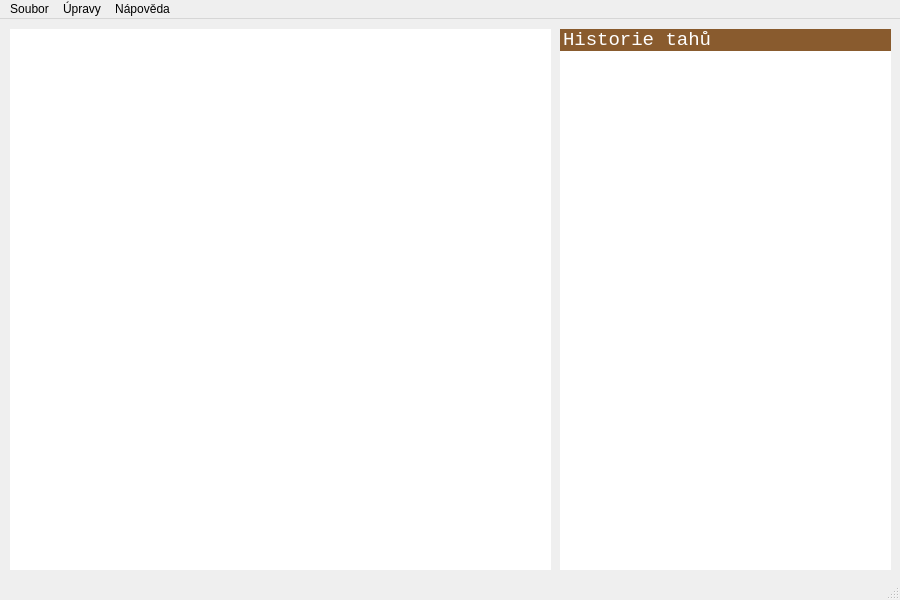
<?xml version="1.0" encoding="UTF-8"?>
<ui version="4.0">
 <class>MainWindow</class>
 <widget class="QMainWindow" name="MainWindow">
  <property name="windowModality">
   <enum>Qt::NonModal</enum>
  </property>
  <property name="geometry">
   <rect>
    <x>0</x>
    <y>0</y>
    <width>900</width>
    <height>600</height>
   </rect>
  </property>
  <property name="minimumSize">
   <size>
    <width>900</width>
    <height>600</height>
   </size>
  </property>
  <property name="maximumSize">
   <size>
    <width>900</width>
    <height>600</height>
   </size>
  </property>
  <property name="windowTitle">
   <string>Gotická Dáma</string>
  </property>
  <property name="windowIcon">
   <iconset>
    <normaloff>:/images/icons/window.ico</normaloff>:/images/icons/window.ico</iconset>
  </property>
  <property name="iconSize">
   <size>
    <width>32</width>
    <height>32</height>
   </size>
  </property>
  <widget class="QWidget" name="centralWidget">
   <widget class="QGraphicsView" name="graphicsView">
    <property name="geometry">
     <rect>
      <x>10</x>
      <y>10</y>
      <width>541</width>
      <height>541</height>
     </rect>
    </property>
    <property name="sizePolicy">
     <sizepolicy hsizetype="Fixed" vsizetype="Fixed">
      <horstretch>0</horstretch>
      <verstretch>0</verstretch>
     </sizepolicy>
    </property>
    <property name="maximumSize">
     <size>
      <width>541</width>
      <height>541</height>
     </size>
    </property>
    <property name="baseSize">
     <size>
      <width>541</width>
      <height>541</height>
     </size>
    </property>
    <property name="font">
     <font>
      <family>Segoe UI</family>
      <pointsize>11</pointsize>
     </font>
    </property>
    <property name="frameShape">
     <enum>QFrame::NoFrame</enum>
    </property>
    <property name="verticalScrollBarPolicy">
     <enum>Qt::ScrollBarAlwaysOff</enum>
    </property>
    <property name="horizontalScrollBarPolicy">
     <enum>Qt::ScrollBarAlwaysOff</enum>
    </property>
    <property name="dragMode">
     <enum>QGraphicsView::NoDrag</enum>
    </property>
   </widget>
   <widget class="QListWidget" name="listWidget">
    <property name="geometry">
     <rect>
      <x>560</x>
      <y>10</y>
      <width>331</width>
      <height>541</height>
     </rect>
    </property>
    <property name="font">
     <font>
      <family>Consolas</family>
      <pointsize>14</pointsize>
     </font>
    </property>
    <property name="frameShape">
     <enum>QFrame::NoFrame</enum>
    </property>
    <property name="lineWidth">
     <number>1</number>
    </property>
    <item>
     <property name="text">
      <string>Historie tahů</string>
     </property>
     <property name="font">
      <font>
       <weight>50</weight>
       <bold>false</bold>
      </font>
     </property>
     <property name="background">
      <brush brushstyle="SolidPattern">
       <color alpha="255">
        <red>137</red>
        <green>91</green>
        <blue>46</blue>
       </color>
      </brush>
     </property>
     <property name="foreground">
      <brush brushstyle="SolidPattern">
       <color alpha="255">
        <red>255</red>
        <green>255</green>
        <blue>255</blue>
       </color>
      </brush>
     </property>
     <property name="flags">
      <set>ItemIsDragEnabled|ItemIsUserCheckable|ItemIsEnabled</set>
     </property>
    </item>
   </widget>
  </widget>
  <widget class="QMenuBar" name="menuBar">
   <property name="geometry">
    <rect>
     <x>0</x>
     <y>0</y>
     <width>900</width>
     <height>21</height>
    </rect>
   </property>
   <widget class="QMenu" name="menuGotickaDama">
    <property name="title">
     <string>Soubor</string>
    </property>
    <addaction name="actionNovaHra"/>
    <addaction name="actionOtevritHru"/>
    <addaction name="separator"/>
    <addaction name="actionUlozit"/>
    <addaction name="actionUlozitHruJako"/>
    <addaction name="separator"/>
    <addaction name="actionUkoncit"/>
   </widget>
   <widget class="QMenu" name="menuPravo">
    <property name="title">
     <string>Úpravy</string>
    </property>
    <addaction name="actionVratitTah"/>
    <addaction name="actionZnovu"/>
    <addaction name="separator"/>
    <addaction name="actionNastaven"/>
   </widget>
   <widget class="QMenu" name="menuNapoveda">
    <property name="title">
     <string>Nápověda</string>
    </property>
    <addaction name="actionZobrazitNapovedu"/>
    <addaction name="actionNapovedaNejlepsihoTahu"/>
    <addaction name="separator"/>
    <addaction name="actionOProgramu"/>
   </widget>
   <addaction name="menuGotickaDama"/>
   <addaction name="menuPravo"/>
   <addaction name="menuNapoveda"/>
  </widget>
  <widget class="QStatusBar" name="statusBar">
   <property name="cursor">
    <cursorShape>ArrowCursor</cursorShape>
   </property>
  </widget>
  <action name="actionNovaHra">
   <property name="icon">
    <iconset resource="Resources.qrc">
     <normaloff>:/images/icons/add.png</normaloff>:/images/icons/add.png</iconset>
   </property>
   <property name="text">
    <string>Nová hra</string>
   </property>
   <property name="shortcut">
    <string>Ctrl+N</string>
   </property>
  </action>
  <action name="actionOtevritHru">
   <property name="icon">
    <iconset resource="Resources.qrc">
     <normaloff>:/images/icons/open.png</normaloff>:/images/icons/open.png</iconset>
   </property>
   <property name="text">
    <string>Otevřít hru...</string>
   </property>
   <property name="shortcut">
    <string>Ctrl+O</string>
   </property>
  </action>
  <action name="actionUlozit">
   <property name="icon">
    <iconset resource="Resources.qrc">
     <normaloff>:/images/icons/save.png</normaloff>:/images/icons/save.png</iconset>
   </property>
   <property name="text">
    <string>Uložit hru</string>
   </property>
   <property name="shortcut">
    <string>Ctrl+S</string>
   </property>
  </action>
  <action name="actionUlozitHruJako">
   <property name="text">
    <string>Uložit hru jako...</string>
   </property>
   <property name="shortcut">
    <string>Ctrl+Shift+S</string>
   </property>
  </action>
  <action name="actionVratitTah">
   <property name="icon">
    <iconset resource="Resources.qrc">
     <normaloff>:/images/icons/undo.png</normaloff>:/images/icons/undo.png</iconset>
   </property>
   <property name="text">
    <string>Zpět</string>
   </property>
   <property name="shortcut">
    <string>Ctrl+Z</string>
   </property>
  </action>
  <action name="actionNastaven">
   <property name="icon">
    <iconset resource="Resources.qrc">
     <normaloff>:/images/icons/gear.png</normaloff>:/images/icons/gear.png</iconset>
   </property>
   <property name="text">
    <string>Nastavení hry</string>
   </property>
   <property name="shortcut">
    <string>F3</string>
   </property>
  </action>
  <action name="actionZobrazitNapovedu">
   <property name="icon">
    <iconset resource="Resources.qrc">
     <normaloff>:/images/icons/question.png</normaloff>:/images/icons/question.png</iconset>
   </property>
   <property name="text">
    <string>Zobrazit nápovědu</string>
   </property>
   <property name="shortcut">
    <string>F1</string>
   </property>
  </action>
  <action name="actionOProgramu">
   <property name="icon">
    <iconset resource="Resources.qrc">
     <normaloff>:/images/icons/info.png</normaloff>:/images/icons/info.png</iconset>
   </property>
   <property name="text">
    <string>O programu</string>
   </property>
  </action>
  <action name="actionUkoncit">
   <property name="text">
    <string>Ukončit</string>
   </property>
   <property name="shortcut">
    <string>Ctrl+Q</string>
   </property>
  </action>
  <action name="actionNapovedaNejlepsihoTahu">
   <property name="text">
    <string>Nápověda nejlepšího tahu</string>
   </property>
   <property name="shortcut">
    <string>F2</string>
   </property>
  </action>
  <action name="actionZnovu">
   <property name="icon">
    <iconset resource="Resources.qrc">
     <normaloff>:/images/icons/redo.png</normaloff>:/images/icons/redo.png</iconset>
   </property>
   <property name="text">
    <string>Znovu</string>
   </property>
   <property name="shortcut">
    <string>Ctrl+Y</string>
   </property>
  </action>
 </widget>
 <layoutdefault spacing="6" margin="11"/>
 <resources>
  <include location="Resources.qrc"/>
 </resources>
 <connections/>
</ui>
